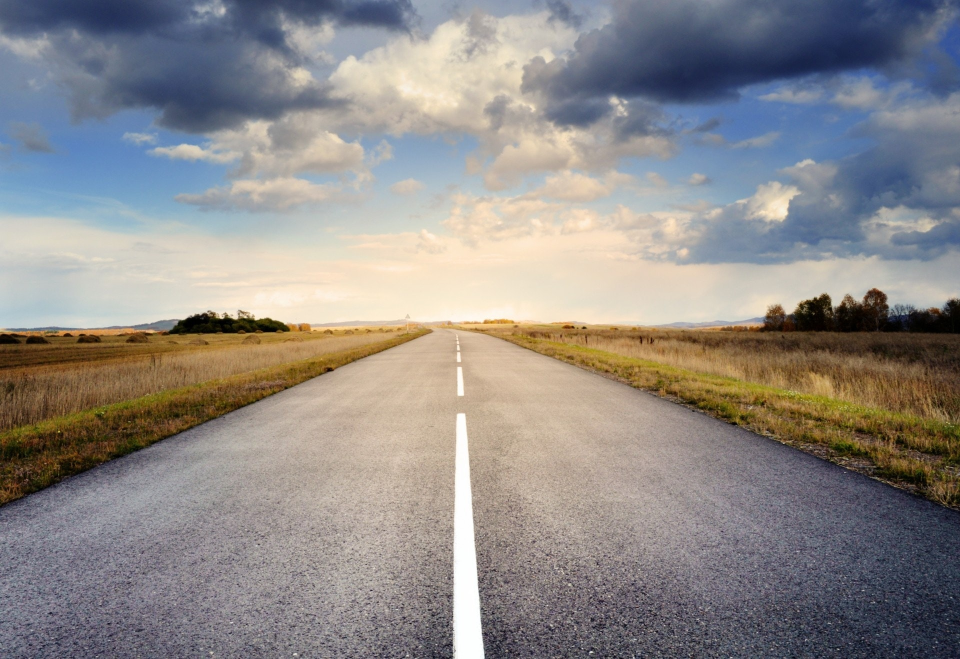
#> input picture 5xsj0-2021-introduction-Tisjano/Example.png, 1920 x 1318 px (shown at 1/2 size)
$ jupyter execute Introduction.ipynb
#> lines starting #> are read from the running program, lines starting #| are printed output that depends on the picture; pictures that were not available may be replaced by others from this repository, and a replacement may not be noted
# Python Introduction

In the following cell we import necessary packages (libraries) that we will use during this assignment. You only need to execute that cell with no changes.

[cell 1]
#Don't touch these
import cv2
import numpy as np
import matplotlib.pyplot as plt
import time

All of the programming exercises for this course will use Jupyter Notebooks, Python and Numpy, the following exercises were made to get you familiar with these things. These exercises won't be graded.

Numpy is a useful tool for more advanced calculations like adding normal distributions or matrix calculus. Below is an example of how to use numpy to calculate the cross product between two vectors. Check https://numpy.org/doc/stable/reference/index.html for more functions that can be used and try them out!

[cell 2]
x= [3,4,5]
y=[2,5,3]
z = np.cross(x,y)

The OpenCV library can be used to import images using the cv2.imread(path,flag) function. The flag controls the colour of the picture, 0 is a grayscale picture and 1 is a colour picture. Use the function in the empty cell below to import the image file contained in the github repository.

[cell 3]
path = "Example.png" # write instead of 'your_file_name.jpg' the correct image file name
img = cv2.imread(path,1)
#> img is the input picture: shape (1318, 1920, 3); mean B, G, R 136.1, 138.1, 142.2
cv2.imshow('image', img)
cv2.waitKey(0)
cv2.destroyAllWindows()

OpenCV can now also be used to tinker with the image, for example by resizing it using cv2.resize() or converting it to grayscale using cvtColor(img, cv2.COLOR_BGR2GRAY). OpenCV is a very powerfull and open source library for image processing.

[cell 4]
img = cv2.cvtColor(img, cv2.COLOR_BGR2GRAY)
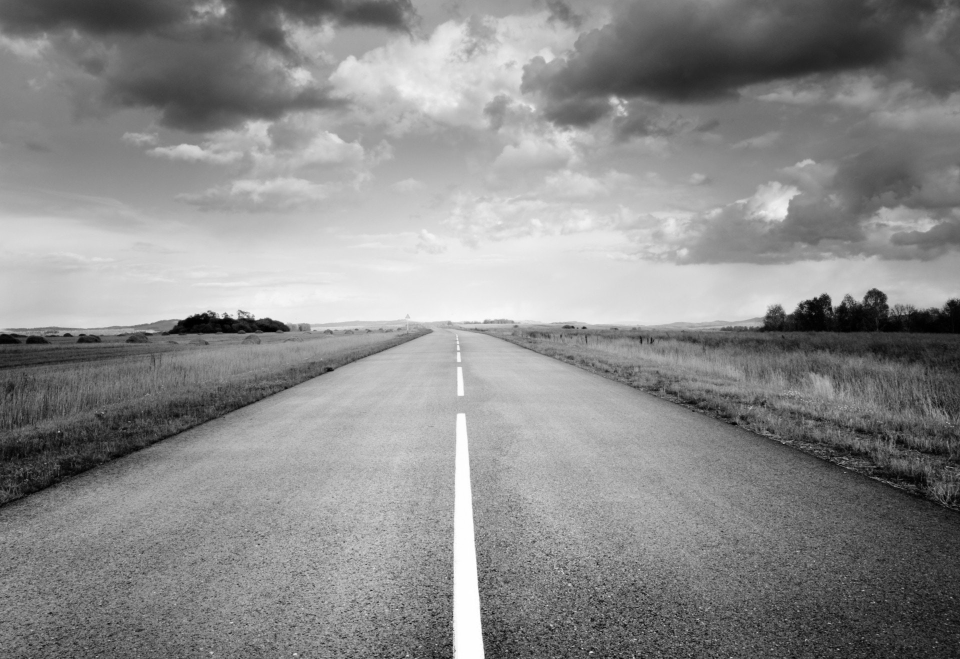
#> img: shape (1318, 1920) (shown at 1/2 size); min 0, max 255, mean 139.1
cv2.imshow('image', img)
cv2.waitKey(0)
cv2.destroyAllWindows()

Now use this cell below to import Image2 and use the Opencv library to turn the image 180°

[cell 5]
#we import the image and show it
#cv2.namedWindow("output", cv2.WINDOW_NORMAL)
path2="Example2.png"
img2=cv2.imread(path2,1);
imgr=cv2.resize(img2,(1900,940))
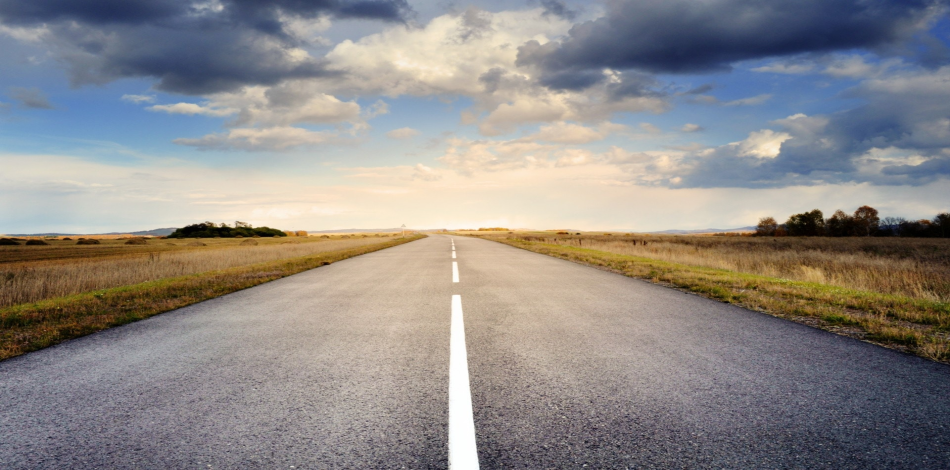
#> imgr: shape (940, 1900, 3) (shown at 1/2 size); mean B, G, R 136, 138, 142.1
#cv2.imshow('image',imgr);
#cv2.waitKey(0)

#we obtain the dimensions of our image
(h,w)=imgr.shape[:2]
#> h = 940; w = 1900
(cX,cY)= (w//2,h//2)
#> cX = 950; cY = 470

#rotate the image 180 degrees around its center
M=cv2.getRotationMatrix2D((cX,cY),180,1)
imrot=cv2.warpAffine(imgr,M,(w,h))
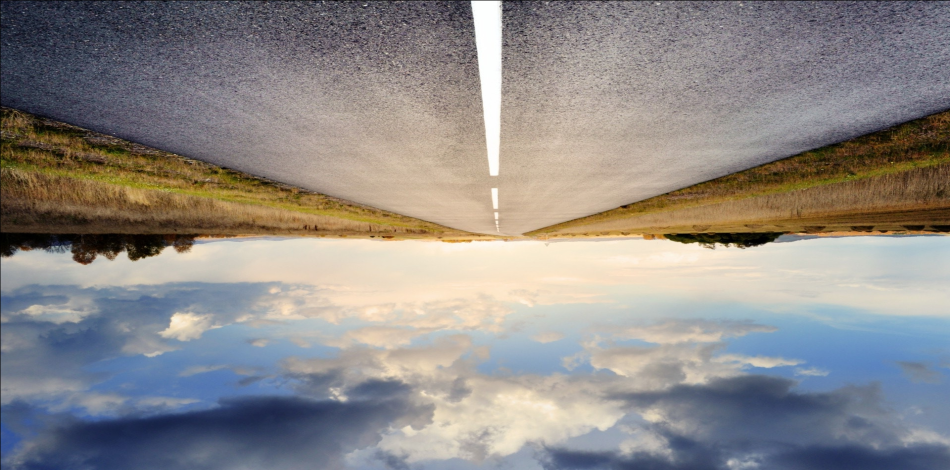
#> imrot: shape (940, 1900, 3) (shown at 1/2 size); mean B, G, R 135.8, 137.8, 141.9
cv2.imshow('image',imrot);#IMAGE ROTATED BY 180 DEGREES
cv2.waitKey(0)
cv2.destroyAllWindows()
